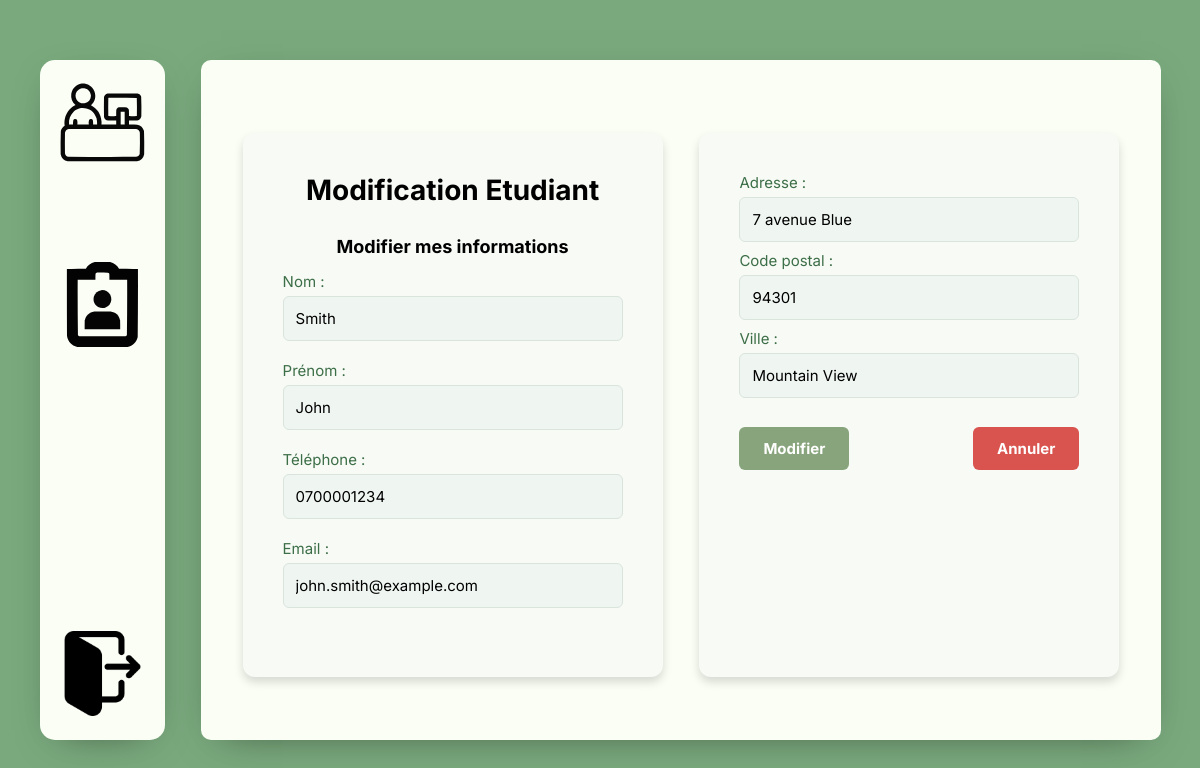
Screenshot of /MVC/Controller/EtudiantController.php?action=modifierInfosEtu (signed in) with the database file from the repository.
### tables this page shows
CREATE TABLE Etudiant (
    etu_id INT AUTO_INCREMENT,
    etu_nom VARCHAR(50) NOT NULL,
    etu_pre VARCHAR(50) NOT NULL,
    etu_mdp VARCHAR(50) NOT NULL,
    etu_tel VARCHAR(10) NOT NULL,
    etu_email VARCHAR(100) NOT NULL,
    etu_adr VARCHAR(100) NOT NULL,
    etu_cp VARCHAR(100) NOT NULL,
    etu_ville VARCHAR(100) NOT NULL,
    spe_id INT,
    classe_id INT,
    tut_id INT,
    ent_id INT,
    maitre_appr_id INT,
    FOREIGN KEY (maitre_appr_id) REFERENCES MaitreApprentissage(maitre_appr_id),
    FOREIGN KEY (spe_id) REFERENCES Specialite(spe_id),
    FOREIGN KEY (classe_id) REFERENCES Classe(classe_id),
    FOREIGN KEY (tut_id) REFERENCES Tuteur(tut_id),
    FOREIGN KEY (ent_id) REFERENCES Entreprise(ent_id),
    CONSTRAINT etudiant_pk PRIMARY KEY(etu_id)
);

### MVC/DAO/DAO.php (called while the page is built, shortened)
<?php
abstract class DAO {
public function __construct(PDO $connect) {
$this->bdd = $connect;
}
}
?>

### MVC/DAO/EtduiantDAO.php (called while the page is built, shortened)
<?php
require_once 'DAO.php';
class EtduiantDAO extends DAO
{
    public function find(int $id): object
    {
        $bil1DAO = new Bilan1DAO($this->bdd);
        $bil2DAO = new Bilan2DAO($this->bdd);
        $result = null;
        $query = "SELECT * FROM Etudiant WHERE etu_id = :etu_id";
        $stmt = $this->bdd->prepare($query);
        $r = $stmt->execute([
            "etu_id" => $id
        ]);
        if ($r !== false) {
            $row = ($tmp = $stmt->fetch(PDO::FETCH_ASSOC)) ? $tmp : null;
            if (!is_null($row)) {
                $tuteur = null;
                if (isset($row['tut_id'])) {
                    $tuteurModel = new TuteurDAO($this->bdd);
                    $tuteur = $tuteurModel->find($row['tut_id']);
                }else{
                    $tuteur = null;
                }
                $entreprise = null;
                if (isset($row['ent_id'])) {
                    $entrepriseModel = new EntrepriseDAO($this->bdd);
                    $entreprise = $entrepriseModel->find($row['ent_id']);
                }
                else{
                    $entreprise = null;
                }
                $specialite = null;
                if (isset($row['spe_id'])) {
                    $specialiteModel = new SpecialiteDAO($this->bdd);
                    $specialite = $specialiteModel->find($row['spe_id']);
                }
                else{
                    $specialite = null;
                }
                $classe = null;
                if (isset($row['classe_id'])) {
                    $classeModel = new ClasseDAO($this->bdd);
                    $classe = $classeModel->find($row['classe_id']);
                }
                else{
                    $classe = null;
                }
                $maitreappre = null;
                if (isset($row['maitre_appr_id'])) {
                    $maitreappreModel = new MaitreApprentissageDAO($this->bdd);
                    $maitreappre = $maitreappreModel->find($row['maitre_appr_id']);
                }
                else{
                    $maitreappre = null;
                }
                $res = new Etudiant($tuteur,$specialite,$classe,$maitreappre,$entreprise,$row['etu_id'],$row['etu_nom'],$row['etu_pre'],$row['etu_email'],$row['etu_mdp'],$row['etu_tel'],$row['etu_adr'],$row['etu_ville'],$row['etu_cp']);
                $bil1 = $bil1DAO->getallBilan1ByEleve($res);
                $res->setMesBilan1($bil1);
                $bil2 = $bil2DAO->getallBilan2ByEleve($res);
                $res->setMesBilan2($bil2);
                $result = $res;
            }
        }
        return $result;
    }
}

### MVC/DAO/TuteurDAO.php (called while the page is built, shortened)
<?php
require_once 'DAO.php';
class TuteurDAO extends DAO {
    public function find(int $id): object
    {
        $result = null;
        $query = "SELECT * FROM Tuteur WHERE tut_id = :tut_id";
        $stmt = $this->bdd->prepare($query);
        $r = $stmt->execute([
            "tut_id" => $id
        ]);
        if ($r !== false) {
            $row = ($tmp = $stmt->fetch(PDO::FETCH_ASSOC)) ? $tmp : null;
            if (!is_null($row)) {
                $result = new Tuteur($row['tut_tel'],$row['tut_nb_etu_actu'], $row['tut_id'], $row['tut_nom'],$row['tut_pre'],$row['tut_email'],$row['tut_mdp']);
            }
        }
        return $result;
    }
}

### MVC/DAO/EntrepriseDAO.php (called while the page is built, shortened)
<?php
require_once 'DAO.php';
class EntrepriseDAO extends DAO
{
    public function find(int $id): object
    {
        $result = null;
        $query = "SELECT * FROM Entreprise WHERE ent_id = :ent_id";
        $stmt = $this->bdd->prepare($query);
        $r = $stmt->execute([
            "ent_id" => $id
        ]);
        if ($r !== false) {
            $row = ($tmp = $stmt->fetch(PDO::FETCH_ASSOC)) ? $tmp : null;
            if (!is_null($row)) {
                $result = new Entreprise($row['ent_id'],$row['ent_nom'], $row['ent_adr'], $row['ent_cp'], $row['ent_ville']);
            }
        }
        return $result;
    }
}

### MVC/DAO/SpecialiteDAO.php (called while the page is built, shortened)
<?php
require_once 'DAO.php';
class SpecialiteDAO extends DAO
{
    public function find(int $id): object
    {
        $result = null;
        $query = "SELECT * FROM Specialite WHERE spe_id = :spe_id";
        $stmt = $this->bdd->prepare($query);
        $r = $stmt->execute([
            "spe_id" => $id
        ]);
        if ($r !== false) {
            $row = ($tmp = $stmt->fetch(PDO::FETCH_ASSOC)) ? $tmp : null;
            if (!is_null($row)) {
                $result = new Specialite($row['spe_id'],$row['spe_nom']);
            }
        }
        return $result;
    }
}

### MVC/DAO/ClasseDAO.php (called while the page is built, shortened)
<?php
require_once 'DAO.php';
class ClasseDAO extends DAO
{
    public function find(int $id): object
    {
        $result = null;
        $query = "SELECT * FROM Classe WHERE classe_id = :classe_id";
        $stmt = $this->bdd->prepare($query);
        $r = $stmt->execute([
            "classe_id" => $id
        ]);
        if ($r !== false) {
            $row = ($tmp = $stmt->fetch(PDO::FETCH_ASSOC)) ? $tmp : null;
            if (!is_null($row)) {
                $result = new Classe($row['classe_id'], $row['classe_nom']);
            }
        }
        return $result;
    }
}

### MVC/DAO/MaitreApprentissageDAO.php (called while the page is built, shortened)
<?php
require_once "../DAO/EntrepriseDAO.php";
require_once 'DAO.php';
class MaitreApprentissageDAO extends DAO
{
    public function find(int $id): object
    {
        $result = null;
        $query = "SELECT * FROM MaitreApprentissage WHERE maitre_appr_id = :maitre_appr_id";
        $stmt = $this->bdd->prepare($query);
        $r = $stmt->execute([
            "maitre_appr_id" => $id
        ]);
        if ($r !== false) {
            $row = ($tmp = $stmt->fetch(PDO::FETCH_ASSOC)) ? $tmp : null;
            if (!is_null($row)) {
                $entreprise = null;
                if (isset($row['ent_id'])) {
                    $entrepriseModel = new EntrepriseDAO($this->bdd);
                    $entreprise = $entrepriseModel->find($row['ent_id']);
                }
                $result = new MaitreApprentissage($row['maitre_appr_id'],$row['maitre_appr_nom'], $row['maitre_appr_pre'],$row['maitre_appr_tel'],$row['maitre_appr_email'],$entreprise);
            }
        }
        return $result;
    }
}

### MVC/Views/ModifierInformationsEtudiant.php (the view, shortened to what this page needs)
<!DOCTYPE html>
<html lang="fr">
<head>
    <link rel="stylesheet" href="../Style/Style.css">
</head>
<body>
<div class="MainContainerflex">
    <div class="ajout-container">
        <div class="modifetudiant-title">
            <h1>Modification Etudiant</h1>
        </div>
        <div class="modifetudiant-content">
            <h2 class="modifetudiant-header">Modifier mes informations</h2>
            <form method="POST" action="?action=saveinfoEtu" class="ajout-etudiant-form">
                <div class="ajout-etudiant-form-group">
                    <label for="nom">Nom :</label>
                    <input type="text" id="nomEtu" name="nom"
                           value="<?= htmlspecialchars($etudiant->getNomUti()) ?>" placeholder="Nom" required>
                </div>
                <div class="ajout-etudiant-form-group">
                    <label for="prenom">Prénom :</label>
                    <input type="text" id="prenomEtu" name="prenom"
                           value="<?= htmlspecialchars($etudiant->getPrenomUti()) ?>" placeholder="Prénom" required>
                </div>
                <div class="ajout-etudiant-form-group">
                    <label for="telephone">Téléphone :</label>
                    <input type="text" id="telephoneEtu" name="telephone"
                           value="<?= htmlspecialchars($etudiant->getEtuTel()) ?>" placeholder="Téléphone" required>
                </div>
                <div class="ajout-etudiant-form-group">
                    <label for="email">Email :</label>
                    <input type="email" id="emailEtu" name="email"
                           value="<?= htmlspecialchars($etudiant->getEmailUti()) ?>" placeholder="Email" required>
                </div>
        </div>
    </div>
        <div class="ajout-container">
            <div class="ajout-etudiant-form-group">
                <label for="adrEtu">Adresse :</label>
                <input type="text" id="adrEtu" name="adresse"
                       value="<?= htmlspecialchars($etudiant->getEtuAdr()) ?>" placeholder="Adresse" required>
            </div>
            <div class="ajout-etudiant-form-group">
                <label for="cpEtu">Code postal :</label>
                <input type="text" id="cpEtu" name="cp" value="<?= htmlspecialchars($etudiant->getEtuCp()) ?>"
                       placeholder="Code postal" required>
            </div>
            <div class="ajout-etudiant-form-group">
                <label for="villeEtu">Ville :</label>
                <input type="text" id="villeEtu" name="ville"
                       value="<?= htmlspecialchars($etudiant->getEtuVille()) ?>" placeholder="Ville" required>
            </div>
            <div class="modifetudiant-buttons">
                <button style="cursor: pointer;" class="ajout-etudiant-btn ajout-etudiant-btn-ajouter">Modifier</button>
                <button type="button" class="ajout-etudiant-btn ajout-etudiant-btn-annuler"
                        onclick="window.location.href='?action=mesinfo'">Annuler
                </button>
            </div>
        </div>
    </div>
</body>
</html>

### MVC/Style/Style.css (style rules this page uses)
:root { --theme-1: #7aa97d; --theme-2: #FAFEF5; }
body { height: 100vh; display: flex; align-items: center; background: var(--theme-1); font-family: Inter; }
.MainContainerflex { justify-content: center; background: var(--theme-2); display: flex; padding: 20px 20px 20px 20px; border-radius: 10px; position: relative; height: 85%; width: 80%; margin-left: 3%; box-shadow: 0 10px 40px -20px #00000091; overflow: hidden; gap: 4%; }
.modifetudiant-title h1 { font-size: 28px; font-weight: bold; color: var(--modiftuteur-dark); margin-bottom: 20px; text-align: center; }
.modifetudiant-header { font-size: 18px; font-weight: bold; color: var(--modiftuteur-dark); margin-bottom: 15px; text-align: center; }
.modifetudiant-buttons { display: flex; justify-content: space-between; margin-top: 20px; }
.ajout-container { align-self: center; margin-top: 1%; background-color: #F7FAF5; border-radius: 12px; box-shadow: 0px 5px 10px rgba(0, 0, 0, 0.15); padding: 40px; width: 420px; height: 85%; text-align: center; display: flex; flex-direction: column; gap: 2%; }
.ajout-etudiant-form { display: flex; flex-direction: column; gap: 20px; }
.ajout-etudiant-form-group { display: flex; flex-direction: column; text-align: left; }
.ajout-etudiant-form-group label { font-size: 15px; margin-bottom: 5px; color: #3C6E47; }
.ajout-etudiant-form-group input, .ajout-etudiant-form-group select { padding: 12px; border: 1px solid #D9E4DD; border-radius: 6px; background-color: #EFF5F1; font-size: 15px; outline: none; transition: border-color 0.3s ease; }
.ajout-etudiant-btn { padding: 12px 24px; border: none; border-radius: 6px; cursor: pointer; font-size: 15px; color: #FFF; font-weight: bold; transition: background-color 0.3s ease; }
.ajout-etudiant-btn-ajouter { background-color: #88A47C; }
.ajout-etudiant-btn-annuler { background-color: #D9534F; }

### rows the page displays
etudiant: nom "Smith", prenom "John", telephone "0700001234", email "john.smith@example.com", adresse "7 avenue Blue", cp "94301", ville "Mountain View"
